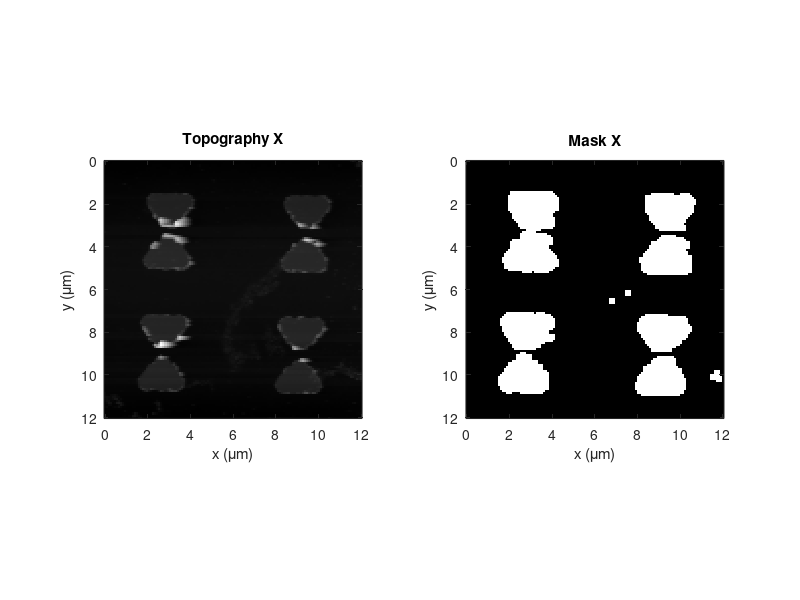

MATLAB code to generate this figure: (Note: this script raises an error after producing the figure.)
clear all
close all
clc

% Initialization

lambda=10.6;    %microns

theta=60*pi/180;    % SNOM incidence angle

Vrms=0.106;     % Volts

% MaxTau=50.4179; % Good diodes: From 2017-11-21_diode_h_5_PH_X_3
% MaxTau=26.2718; % Bad diodes diodes: From 2017-12-12_diode_g_2_PH_X_2
MaxTau=1;

run=0;  % run=0 stops after topography
        % run=1 continues after topography

savefigs=1; % savefigs=0 do not save images
            % savefigs=1 save images
            
savevid=1;  % savefigs=0 do not save video
            % savefigs=1 save video
        
%% LOAD
    
load 2018-04-26_bowtie_1_LP_90_PH_X_1

dir1='Presentation';
dir2='2018-04-26';
dir3='bowtie_1_LP_90_1';
% dir3='Leaky_E_4_V_RHCP_X_5\corr_subst';
dir4=strcat(dir2,'\',dir3);
mkdir(dir1,dir4);
dir=strcat(dir1,'\',dir4);

global Mx My MaskX MaskY
Mx=size(x);     My=size(y);
Mx=Mx(2);       My=My(2);

i=1; 

%% TOPOGRAPHY 

% X component

TopoX=M(:,:,i);
N=size(TopoX);
N=N(1);

MinTopo=min(min(TopoX));
MaxTopo=max(max(TopoX));
thrX=0.11*(MaxTopo-MinTopo)+MinTopo;

StrucInd=find(TopoX>thrX);
SubstInd=find(TopoX<thrX);

% [MaskX,Kx]=Mask(TopoX,thrX); 

MaskX=zeros(N,N);
MaskX(StrucInd)=1;
MaskX(SubstInd)=0;

% MaskX(1:64,1:20)=0;         % #1
% MaskX(1:64,48:88)=0;        % #2
% MaskX(1:64,98:128)=0;      % #3
% 
% MaskX(64:128,1:18)=0;       % #4
% MaskX(64:128,48:88)=0;      % #5
% MaskX(64:128,98:128)=0;    % #6
% 
% MaskX(1:16,:)=0;            % #7
% MaskX(61:80,:)=0;           % #8
% MaskX(125:128,:)=0;         % #9

Square=ones(3);
MaskX=conv2(MaskX,Square,'same');

StrucInd=find(MaskX>0);
SubstInd=find(MaskX==0);
MaskX(StrucInd)=1;

    F1=figure();

    % X component

    subplot(1,2,1);
    imagesc(x,y,TopoX)
    % imagesc(x,y(1:N/2),TopoX(1:N/2,:))
    % imagesc(x,y,rot90(TopoX,3))
    title('Topography X')
    colormap(gray(256))
    % axis square
    xlabel('x (\mum)')
    ylabel('y (\mum)')
    daspect([1 1 1])

    subplot(1,2,2)
    imagesc(x,y,MaskX)
    % imagesc(x,y(1:N/2),MaskX(1:N/2,:))
    % imagesc(MaskX(1:N/2,:))
    % imagesc(x,y,rot90(MaskX,3))
    title('Mask X')
    colormap(gray(256))
    % axis square
    xlabel('x (\mum)')
    ylabel('y (\mum)')
    daspect([1 1 1])
    pause(0.00001);
    frame_h = get(handle(gcf),'JavaFrame');
    set(frame_h,'Maximized',1);


if run==1

    %% ANALYSIS

    % 1ST SIDEBAND
    SideB1x=M(:,:,i+2);  % X component

    %2ND SIDEBAND
    SideB2x=M(:,:,i+3);  % X component

    % Phase color map (as used by Hillenbrand et al.)

    up=(1:89)'/90;
    dw=flipud(up);
    Zeros=zeros(89,1);
    Ones=ones(89,1);
    rm=[0 ; Zeros ; 0 ; up ; 1 ; Ones ; 1; dw];
    gm=[0 ; Zeros; 0 ; up ; 1 ; dw ; 0 ; Zeros]; 
    bm=[0 ; up ; 1 ; Ones ; 1 ; dw ; 0 ; Zeros]; 
    PhaseColormap=[rm gm bm];  

    %% SIDEBANDS

    % 1ST sideband
    SideB1=SideB1x;

    % 2ND sideband
    SideB2=SideB2x;

    F2=figure('units','normalized','outerposition',[0 0 1 1]);
    % suptitle(strcat(dir3,' (Non Rotated)'))
    % suptitle('SIDEBANDS (METHOD 1)')

        FigSB1=subplot(1,2,1);
        imagesc(x,y,SideB1)
        % imagesc(x,y(1:N/2),SideB1(1:N/2,:))
        % imagesc(x,y,rot90(SideB1,3))
        title('1st Sideband')
        colormap(FigSB1,hot)
        bar=colorbar;
        xlabel(bar,'(V)')
        axis square
        xlabel('x (\mum)')
        ylabel('y (\mum)')
        daspect([1 1 1])

        % 2ND sideband

        FigSB2=subplot(1,2,2);
        imagesc(x,y,SideB2)
        % imagesc(x,y(1:N/2),SideB2(1:N/2,:))
        % imagesc(x,y,rot90(SideB2,3))
        title('2nd Sideband')
        colormap(FigSB2,hot)
        bar=colorbar;
        xlabel(bar,'(V)')
        axis square
        xlabel('x (\mum)')
        ylabel('y (\mum)')
        daspect([1 1 1])
        pause(0.00001);
        frame_h = get(handle(gcf),'JavaFrame');
        set(frame_h,'Maximized',1);

    %% NEAR FIELD

    % Gamma calculation

    V=sqrt(2)*Vrms;
    scale=0.2218;
    DeltaL=V/scale;
    gamma=4*pi*DeltaL/lambda;

    J1=besselj(1,gamma);
    J2=besselj(2,gamma);

    C1=1/J1;
    C2=1/J2;

    Vrms=(2.63*lambda/(4*pi))*scale/(sqrt(2));

    Tau=C2*SideB2-1i*C1*SideB1;

    ModulTau=abs(Tau)./MaxTau;
    % MaxTau=max(max(ModulTau))
    % ModulTau(ModulTau>60)=0;
    PhaseTau=atan2(-imag(Tau),real(Tau));

    Y=ones(My,Mx);
    for ii=1:1:Mx
       Y(:,ii)=y; 
    end
    Y=flipud(Y);
    
    PhaseCorr=PhaseTau-(2*pi/lambda)*Y*sin(theta);
    PhaseCorrW=wrapToPi(PhaseCorr);

    PhaseTauMask=PhaseTau.*MaskX;
    PhaseCorrWMask=PhaseCorrW.*MaskX;
    
        % Plot 1: Ez vs E Phase

        F31=figure('units','normalized','outerposition',[0 0 1 1]);
        Fig1=subplot(1,2,1);
        imagesc(x,y,ModulTau)
        title('|Ez|')
        colormap(Fig1,parula)
        bar=colorbar;
        % caxis([0 1])
        xlabel(bar,'(V)')
        axis square
        xlabel('x (\mum)')
        ylabel('y (\mum)');
        daspect([1 1 1])

        Fig2=subplot(1,2,2);
        imagesc(x,y,PhaseTauMask)
        title('Phase (Raw)')
        colormap(Fig2,PhaseColormap)
        bar=colorbar;
        xlabel(bar,'(rad)')
        axis square
        caxis([-pi pi])
        xlabel('x (\mum)')
        ylabel('y (\mum)')
        daspect([1 1 1])
        pause(0.00001);
        frame_h = get(handle(gcf),'JavaFrame');
        set(frame_h,'Maximized',1);
        
        % Plot 2: Ez vs E Phase (Corrected)

        F32=figure('units','normalized','outerposition',[0 0 1 1]);
        Fig1=subplot(1,2,1);
        imagesc(x,y,ModulTau)
        title('|Ez|')
        colormap(Fig1,parula)
        bar=colorbar;
        xlabel(bar,'(V)')
        axis square
        xlabel('x (\mum)')
        ylabel('y (\mum)');
        daspect([1 1 1])

        Fig2=subplot(1,2,2);
        imagesc(x,y,PhaseCorrWMask)
        title('Phase (Corrected)')
        colormap(Fig2,PhaseColormap)
        bar=colorbar;
        xlabel(bar,'(rad)')
        axis square
        caxis([-pi pi])
        xlabel('x (\mum)')
        ylabel('y (\mum)')
        daspect([1 1 1])
        pause(0.00001);
        frame_h = get(handle(gcf),'JavaFrame');
        set(frame_h,'Maximized',1);

        % Plot 3: Re{Ez} vs E Phase (Corrected)

        ReEz=ModulTau.*cos(PhaseCorrW);

        F33=figure('units','normalized','outerposition',[0 0 1 1]);
        Fig1=subplot(1,2,1);
        imagesc(x,y,ReEz)
        title('Re{E}')
        colormap(Fig1,parula)
        bar=colorbar;
        % caxis([0 1])
        xlabel(bar,'(V)')
        axis square
        xlabel('x (\mum)')
        ylabel('y (\mum)');
        daspect([1 1 1])

        Fig2=subplot(1,2,2);
        imagesc(x,y,PhaseCorrWMask)
        title('Phase (Corrected)')
        colormap(Fig2,PhaseColormap)
        bar=colorbar;
        xlabel(bar,'(rad)')
        axis square
        caxis([-pi pi])
        xlabel('x (\mum)')
        ylabel('y (\mum)')
        daspect([1 1 1])
        pause(0.00001);
        frame_h = get(handle(gcf),'JavaFrame');
        set(frame_h,'Maximized',1);

        % Plot 4: Ez vs Re{E}

        F34=figure('units','normalized','outerposition',[0 0 1 1]);
        Fig1=subplot(1,2,1);
        imagesc(x,y,ModulTau)
        title('|Ez|')
        colormap(Fig1,parula)
        bar=colorbar;
        xlabel(bar,'(V)')
        axis square
        xlabel('x (\mum)')
        ylabel('y (\mum)');
        daspect([1 1 1])

        Fig2=subplot(1,2,2);
        imagesc(x,y,ReEz)
        title('Re{E}')
        colormap(Fig1,parula)
        bar=colorbar;
        xlabel(bar,'(V)')
        axis square
        xlabel('x (\mum)')
        ylabel('y (\mum)');
        daspect([1 1 1])
        pause(0.00001);
        frame_h = get(handle(gcf),'JavaFrame');
        set(frame_h,'Maximized',1);

        % Plot 5: E Phase vs E Phase (Correcred)

        F35=figure('units','normalized','outerposition',[0 0 1 1]);
        Fig1=subplot(1,2,1);
        imagesc(x,y,PhaseTauMask)
        title('Phase (Raw)')
        colormap(Fig1,PhaseColormap)
        bar=colorbar;
        xlabel(bar,'(rad)')
        axis square
        caxis([-pi pi])
        xlabel('x (\mum)')
        ylabel('y (\mum)')
        daspect([1 1 1])

        Fig2=subplot(1,2,2);
        imagesc(x,y,PhaseCorrWMask)
        title('Phase (Corrected)')
        colormap(Fig2,PhaseColormap)
        bar=colorbar;
        xlabel(bar,'(rad)')
        axis square
        caxis([-pi pi])
        xlabel('x (\mum)')
        ylabel('y (\mum)')
        daspect([1 1 1])
        pause(0.00001);
        frame_h = get(handle(gcf),'JavaFrame');
        set(frame_h,'Maximized',1);

    %% NEAR FIELD IN COMPLEX PLANE VISUALIZATION - NON ROTATED
    
    % [X1,Y1,X1rot,Y1rot,X1subs,Y1subs,X1subsrot,Y1subsrot,MaxEigenVect1,MinEigenVect1,SideB1xrotNF,SideB1yrotNF]=Covariance(K,C2*SideB2x,-C1*SideB1x);
    % 
    % FTau1=figure('units','normalized','outerposition',[0 0 1 1]);
    % scatter(X1subs,Y1subs,'.','b')
    % hold on
    % scatter(X1,Y1,'.','r')
    % quiver(0,0,MaxEigenVect1(1),MaxEigenVect1(2),'-m','LineWidth',2);
    % quiver(0,0,MinEigenVect1(1),MinEigenVect1(2), '-g', 'LineWidth',2);
    % hold off
    % axis equal
    % title('NEAR-FIELD (X COMPONENT - METHOD 1)')
    % legend('substate','patch')
    % xlabel('S_2_,_2 (V)')
    % ylabel('S_2_,_1 (V)')
    % saveas(FTau1,strcat(dir,'\','TauScatter.png'))
    % %% NEAR FIELD IN COMPLEX PLANE VISUALIZATION - ROTATED
    % 
    % [X1,Y1,X1rot,Y1rot,X1subs,Y1subs,X1subsrot,Y1subsrot,MaxEigenVect1,MinEigenVect1,SideB1xrotNF,SideB1yrotNF]=Covariance(K,C2*SideB2xrot,-C1*SideB1xrot);
    % 
    % FTau2=figure('units','normalized','outerposition',[0 0 1 1]);
    % scatter(X1subs,Y1subs,'.','b')
    % hold on
    % scatter(X1,Y1,'.','r')
    % quiver(0,0,MaxEigenVect1(1),MaxEigenVect1(2),'-m','LineWidth',2);
    % quiver(0,0,MinEigenVect1(1),MinEigenVect1(2), '-g', 'LineWidth',2);
    % hold off
    % axis equal
    % title('NEAR-FIELD (X COMPONENT - METHOD 2)')
    % legend('substate','patch')
    % xlabel('S_2_,_2 (V)')
    % ylabel('S_2_,_1 (V)')
    % saveas(FTau2,strcat(dir,'\','TauScatterRotated.png'))

    %% Histogram

    % Phase

%     PhaseStruc=PhaseCorr(StrucInd);
%     PhaseSubst=PhaseCorr(SubstInd);
% 
%     angle=[-pi:2*pi/36:pi];
% 
%         F4=figure('units','normalized','outerposition',[0 0 1 1]);
%         % suptitle('NEAR-FIELD (METHOD 1)')
%         Fig1=subplot(1,2,1);
%         histogram(PhaseStruc,angle);
%         hold on
%         histogram(PhaseSubst,angle);
%         title('Phase Histogram')
%         axis square
%         legend({'structure','substrate'})
%         xlabel('phase (rad)')
%         ylabel('Ocurrences');
% 
%         Fig2=subplot(1,2,2);
%         imagesc(x,y,PhaseCorr)
%         % imagesc(x,y(1:N/2),PhaseTau(1:N/2,:))
%         % imagesc(x,y,rot90(PhaseTau,3))
%         title('E Phase')
%         colormap(Fig2,PhaseColormap)
%         bar=colorbar;
%         xlabel(bar,'(rad)')
%         axis square
%         caxis([-pi pi])
%         xlabel('x (\mum)')
%         ylabel('y (\mum)')
%         daspect([1 1 1])
%         % saveas(F4,strcat(dir,'\','4.Phase.png'))

    %% Phase Evolution

    Nframes=101;
    PhaseSpace=linspace(0,2*pi,Nframes);
    dt=linspace(0,1,Nframes);

    PhaseMovie(Nframes)=struct('cdata',[],'colormap',[]);

        F5=figure();
        for jj=1:Nframes
            PhaseEvol=PhaseCorrW+ones(N).*PhaseSpace(jj);
            Title=strcat('Phase (t=',num2str(dt(jj)),' period)');
            WrapPhase=wrapToPi(PhaseEvol.*MaskX);
            imagesc(x,y,WrapPhase,[-pi, pi]);
        %     imagesc(x,y(1:N/2),WrapPhase(1:N/2,:),[-pi, pi]);
        %     imagesc(x,y,rot90(WrapPhase,3),[-pi, pi]);
            axis square; axis image; 
            colormap(PhaseColormap); colorbar
            xlabel('x (\mum)')
            ylabel('y (\mum)')
        %     daspect([1 1 1])
            title(Title)
        %     set(gca,'FontSize',fst);
            drawnow
            PhaseMovie(jj)=getframe(gcf);
            pause(0.01)

        end

    %% Histogram

    % Phase

    % ModulTauStruct=ModulTau(StrucInd);
    % SB2Struct=SideB2(SubstInd);
    % 
        % F6=figure('units','normalized','outerposition',[0 0 1 1]);
        % % suptitle('NEAR-FIELD (METHOD 1)')
        % Fig61=subplot(1,2,1);
        % histogram(ModulTau);
        % title('Sidenad 1 Histogram')
        % axis square
        % xlabel('Signal')
        % ylabel('Ocurrences');
        % 
        % Fig62=subplot(1,2,2);
        % histogram(SB2Struct);
        % title('Sidenad 2 Histogram')
        % axis square
        % xlabel('Signal')
        % ylabel('Ocurrences');
        
    %% Save Figures
    if savefigs==1
        saveas(F1,strcat(dir,'\','1.Topography.png'))
        saveas(F2,strcat(dir,'\','2.SideBands.png'))
        saveas(F31,strcat(dir,'\','3.Ez_vs_Phase.png'))
        saveas(F32,strcat(dir,'\','4.Ez_vs_PhaseCorr.png'))
        saveas(F33,strcat(dir,'\','5.ReEz_vs_PhaseCorr.png'))
        saveas(F34,strcat(dir,'\','6.Ez_vs_ReEz.png'))
        saveas(F35,strcat(dir,'\','7.Phase_vs_PhaseCorr.png'))
    end
    %% Save phase video evolution
    if savevid==1
        v=VideoWriter(strcat(dir,'\','8.Phase_Evol.avi'));
        v.FrameRate=10;
        open(v);
        writeVideo(v,PhaseMovie);
        close(v);
    end
end